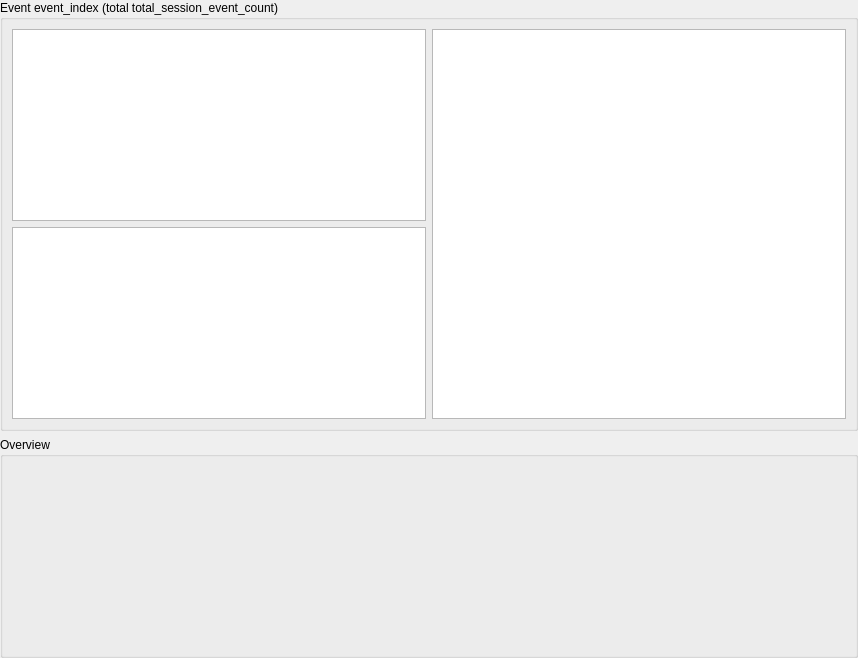
<?xml version="1.0" encoding="UTF-8"?>
<ui version="4.0">
 <class>Form</class>
 <widget class="QWidget" name="Form">
  <property name="geometry">
   <rect>
    <x>0</x>
    <y>0</y>
    <width>858</width>
    <height>658</height>
   </rect>
  </property>
  <property name="windowTitle">
   <string>Form</string>
  </property>
  <layout class="QVBoxLayout" name="verticalLayout_2">
   <property name="leftMargin">
    <number>0</number>
   </property>
   <property name="topMargin">
    <number>0</number>
   </property>
   <property name="rightMargin">
    <number>0</number>
   </property>
   <property name="bottomMargin">
    <number>0</number>
   </property>
   <item>
    <widget class="QGroupBox" name="groupBox_event">
     <property name="title">
      <string>Event event_index (total total_session_event_count)</string>
     </property>
     <layout class="QHBoxLayout" name="horizontalLayout">
      <item>
       <layout class="QVBoxLayout" name="verticalLayout">
        <item>
         <widget class="SimpleImageView" name="image_channel"/>
        </item>
        <item>
         <widget class="SimpleImageView" name="image_channel_contour"/>
        </item>
       </layout>
      </item>
      <item>
       <widget class="SimpleImageView" name="image_cropped"/>
      </item>
     </layout>
    </widget>
   </item>
   <item>
    <widget class="QGroupBox" name="groupBox_2">
     <property name="sizePolicy">
      <sizepolicy hsizetype="Preferred" vsizetype="Expanding">
       <horstretch>0</horstretch>
       <verstretch>0</verstretch>
      </sizepolicy>
     </property>
     <property name="title">
      <string>Overview</string>
     </property>
     <layout class="QHBoxLayout" name="horizontalLayout_2">
      <item>
       <widget class="ScatterPlotWidget" name="scatter_1" native="true"/>
      </item>
      <item>
       <widget class="ScatterPlotWidget" name="scatter_2" native="true"/>
      </item>
      <item>
       <widget class="ScatterPlotWidget" name="scatter_3" native="true"/>
      </item>
     </layout>
    </widget>
   </item>
  </layout>
 </widget>
 <customwidgets>
  <customwidget>
   <class>SimpleImageView</class>
   <extends>QGraphicsView</extends>
   <header>dctag.gui.widget_img</header>
  </customwidget>
  <customwidget>
   <class>ScatterPlotWidget</class>
   <extends>QWidget</extends>
   <header>dctag.gui.widget_scat</header>
   <container>1</container>
  </customwidget>
 </customwidgets>
 <resources/>
 <connections/>
</ui>
